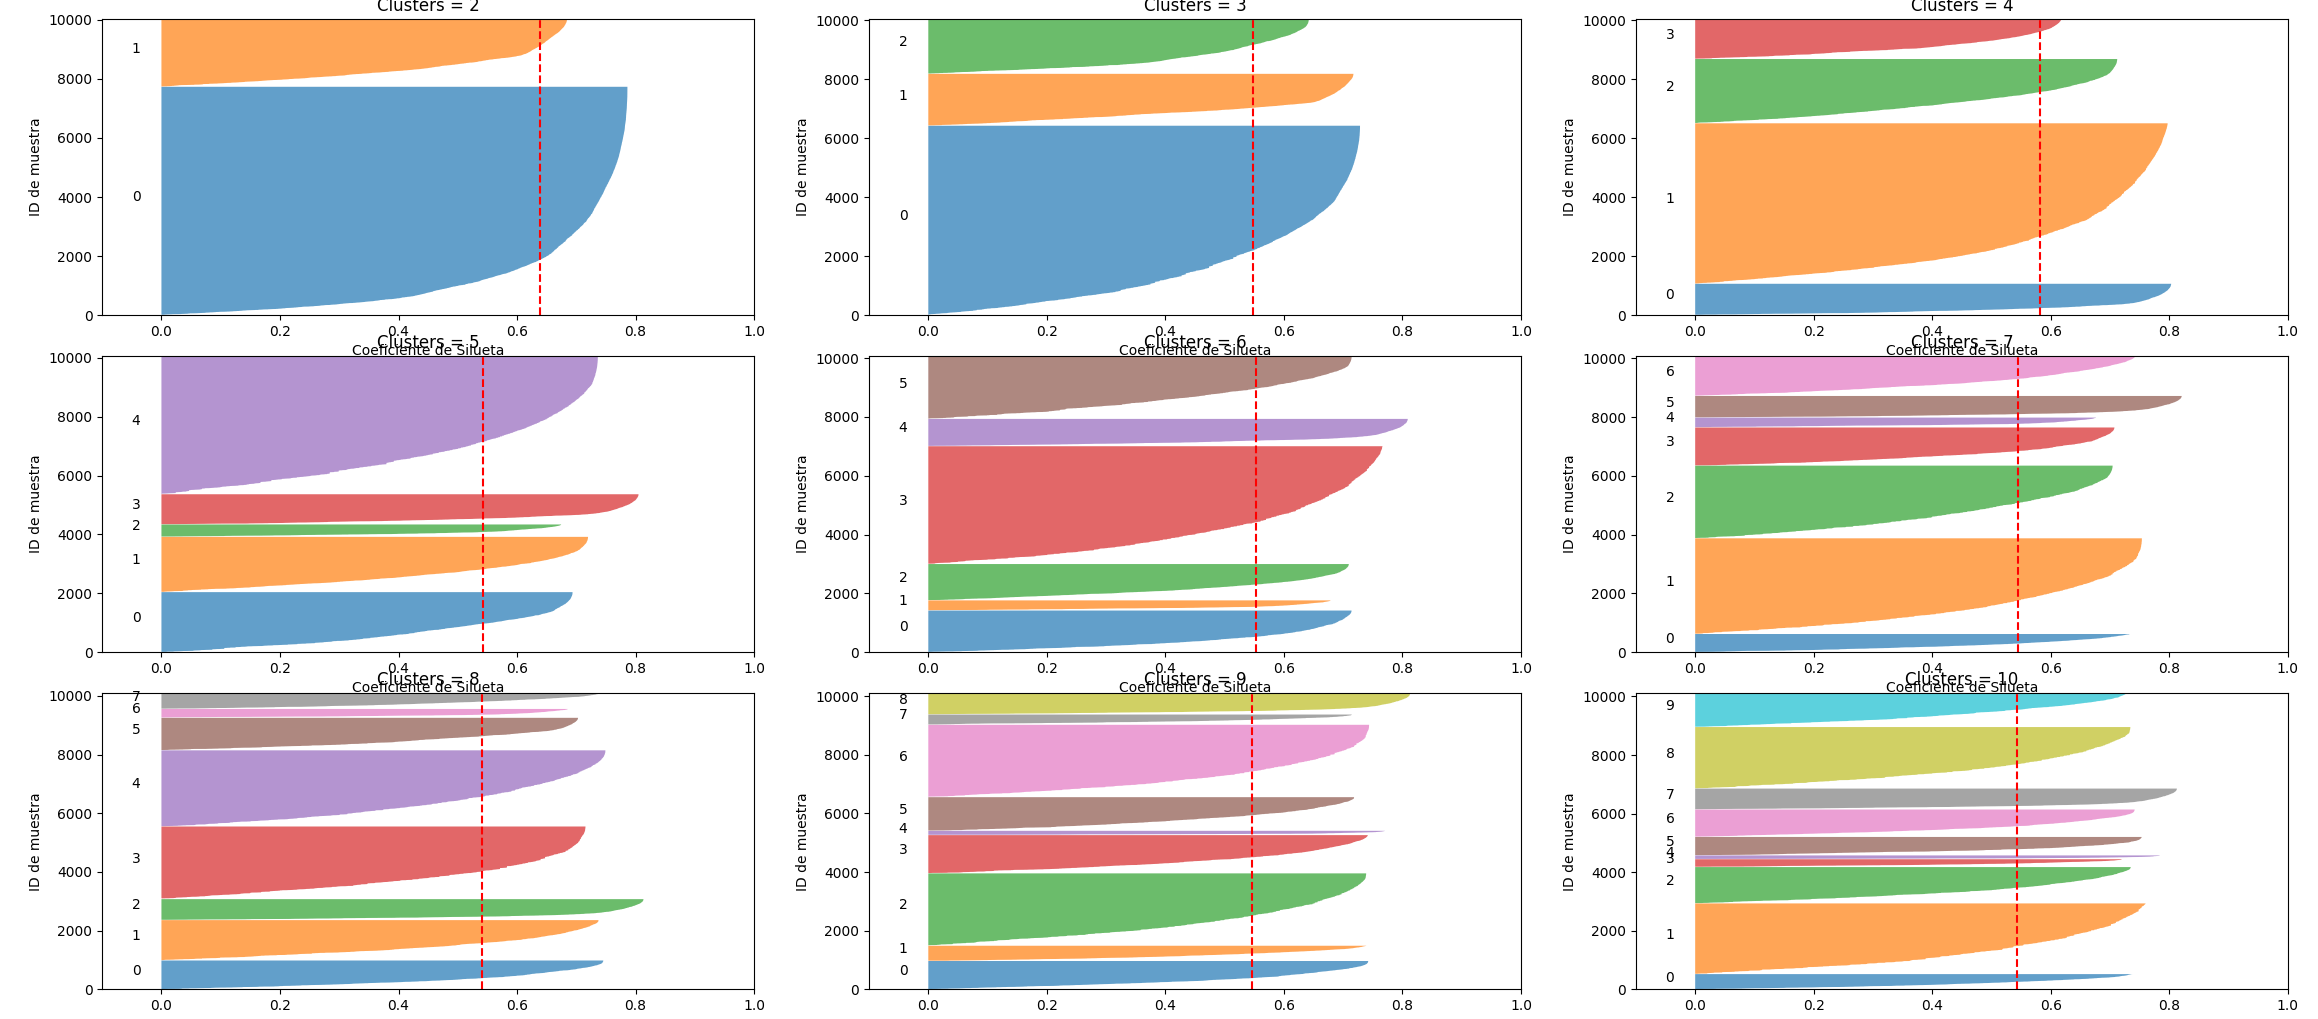

This figure's Python source:
import numpy as np
import matplotlib.pyplot as plt
from skimage import color, io
from sklearn.metrics import pairwise_distances, silhouette_score

# Cargar la imagen y convertirla a escala de grises
imagen = io.imread(r'D:\Upiita\6to\IA\Fotos\rauw_100.jpg')
imagen_gris = color.rgb2gray(imagen)

# Convertir la imagen en un vector de píxeles (vector columna)
X = imagen_gris.reshape(-1, 1)

# Función para calcular distancias
def calc_distancias(data, centros, num_clases):
    distancias = np.zeros((data.shape[0], num_clases))
    for k in range(num_clases):
        distancias[:, k] = np.linalg.norm(data - centros[k], axis=1)
    distancias = np.fmax(distancias, np.finfo(np.float64).eps)
    return distancias

# Función para ejecutar KMeans con convergencia
def kmeans_converge(data, num_clases, iter_max=100):
    centros = np.random.uniform(low=data.min(), high=data.max(), size=(num_clases, 1))
    labels = np.zeros(data.shape[0])

    for iteration in range(iter_max):
        centros_previos = centros.copy()
        distancias = calc_distancias(data, centros, num_clases)
        labels = np.argmin(distancias, axis=1)
        for k in range(num_clases):
            if np.any(labels == k):
                centros[k] = data[labels == k].mean(axis=0)

        # Checar convergencia
        if np.allclose(centros, centros_previos):
            print(f"Convergencia alcanzada en la iteración {iteration} para {num_clases} clases.")
            break

    return labels, centros

# Evaluar el número de clusters óptimo usando el coeficiente de silueta
silhouette_scores = []
labels_dict = {} 
cluster_range = range(2, 11)  # Evaluar entre 2 y 10 clusters

#K means y Silueta
for num_clusters in cluster_range:
    cluster_labels, _ = kmeans_converge(X, num_clusters)
    labels_dict[num_clusters] = cluster_labels
    if len(np.unique(cluster_labels)) > 1:
        score = silhouette_score(X, cluster_labels)
        silhouette_scores.append(score)
    else:
        silhouette_scores.append(-1) 

# Encontrar el número de clusters con el mejor coeficiente de silueta
best_num_clusters = cluster_range[np.argmax(silhouette_scores)]
print(f"El mejor número de clusters según el coeficiente de silueta es: {best_num_clusters}")
# Crear gráficos de silueta para los mejores números de clusters
fig, ax = plt.subplots(3, 3, figsize=(20, 20))  

for idx, num_clusters in enumerate(cluster_range):
    cluster_labels = labels_dict[num_clusters] 
    
    # Calcular la matriz de distancias entre todos los puntos
    D = pairwise_distances(X)

    # Inicializar las listas para los coeficientes de silueta
    a = np.zeros(X.shape[0])  # Distancia promedio dentro del mismo clúster
    b = np.zeros(X.shape[0])  # Distancia promedio al clúster más cercano
    s = np.zeros(X.shape[0])  # Coeficiente de silueta

    for j in range(X.shape[0]):
        own_cluster = cluster_labels[j]

        # Distancias dentro del mismo clúster
        same_cluster = (cluster_labels == own_cluster)
        same_cluster[j] = False
        if np.sum(same_cluster) > 0:
            a[j] = np.mean(D[j, same_cluster]) 
        else:
            a[j] = 0 

        # Distancias al clúster más cercano
        other_clusters = np.unique(cluster_labels[cluster_labels != own_cluster])
        b[j] = np.min([np.mean(D[j, cluster_labels == other]) for other in other_clusters])

        # Calcular el coeficiente de silueta
        if max(a[j], b[j]) > 0:
            s[j] = (b[j] - a[j]) / max(a[j], b[j])

    # Crear el gráfico de silueta
    q, mod = divmod(idx, 3)
    ax[q][mod].set_xlim([-0.1, 1])
    ax[q][mod].set_ylim([0, len(s) + (num_clusters + 1) * 10])

    # Organizar las siluetas por valor
    y_lower = 10
    for k in range(num_clusters):
        
        cluster_silhouette_values = s[cluster_labels == k]
        cluster_silhouette_values.sort()

        size_cluster_k = cluster_silhouette_values.shape[0]
        y_upper = y_lower + size_cluster_k

        
        ax[q][mod].fill_betweenx(np.arange(y_lower, y_upper), 0, cluster_silhouette_values, alpha=0.7)

        
        ax[q][mod].text(-0.05, y_lower + 0.5 * size_cluster_k, str(k))

        y_lower = y_upper + 10 

    # Línea del promedio general de silueta 
    silhouette_avg = np.mean(s)
    ax[q][mod].axvline(x=silhouette_avg, color="red", linestyle="--")

    ax[q][mod].set_title(f"Clusters = {num_clusters}")
    ax[q][mod].set_xlabel("Coeficiente de Silueta")
    ax[q][mod].set_ylabel("ID de muestra")

plt.subplots_adjust(hspace=0.5, wspace=0.3)
plt.tight_layout()

# Mostrar la imagen original y su histograma
plt.figure(figsize=(12, 5))
plt.subplot(1, 2, 1)
plt.imshow(imagen_gris, cmap='gray')
plt.title('Imagen Original a grises')
plt.axis('off')

# Calcular el histograma de la imagen
histograma, bins = np.histogram(imagen_gris, bins=256, range=(0, 1))
bins = (bins[:-1] + bins[1:]) / 2  # Bin centers

plt.subplot(1, 2, 2)
plt.bar(bins, histograma, width=0.01)
plt.xlabel('Valor de Intensidad')
plt.ylabel('Frecuencia')
plt.title('Histograma de la Imagen')
plt.tight_layout()

# Segmentación
num_clusters= 2 

cluster_labels_manual = labels_dict[num_clusters] 
# Reconstruir la imagen segmentada
imagen_segmentada_manual = cluster_labels_manual.reshape(imagen_gris.shape)

# Mostrar la imagen segmentada
plt.figure(figsize=(8, 6))
plt.imshow(imagen_segmentada_manual, cmap='gray')
plt.title(f'Imagen Segmentada con {num_clusters} Clusters')
plt.axis('off')
plt.show()
